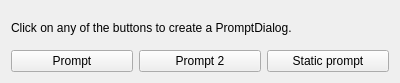
<?xml version="1.0" encoding="UTF-8"?>
<ui version="4.0">
 <class>MainWindow</class>
 <widget class="QMainWindow" name="MainWindow">
  <property name="geometry">
   <rect>
    <x>0</x>
    <y>0</y>
    <width>400</width>
    <height>83</height>
   </rect>
  </property>
  <property name="windowTitle">
   <string>PromptDialog demo</string>
  </property>
  <property name="animated">
   <bool>true</bool>
  </property>
  <widget class="QWidget" name="centralWidget">
   <layout class="QVBoxLayout" name="verticalLayout">
    <item>
     <widget class="QLabel" name="label">
      <property name="text">
       <string>Click on any of the buttons to create a PromptDialog.</string>
      </property>
     </widget>
    </item>
    <item>
     <layout class="QHBoxLayout" name="horizontalLayout">
      <item>
       <widget class="QPushButton" name="promptBtn">
        <property name="text">
         <string>Prompt</string>
        </property>
       </widget>
      </item>
      <item>
       <widget class="QPushButton" name="promptBtn2">
        <property name="text">
         <string>Prompt 2</string>
        </property>
       </widget>
      </item>
      <item>
       <widget class="QPushButton" name="staticPromptBtn">
        <property name="text">
         <string>Static prompt</string>
        </property>
       </widget>
      </item>
     </layout>
    </item>
   </layout>
  </widget>
 </widget>
 <layoutdefault spacing="6" margin="11"/>
 <resources/>
 <connections/>
</ui>
